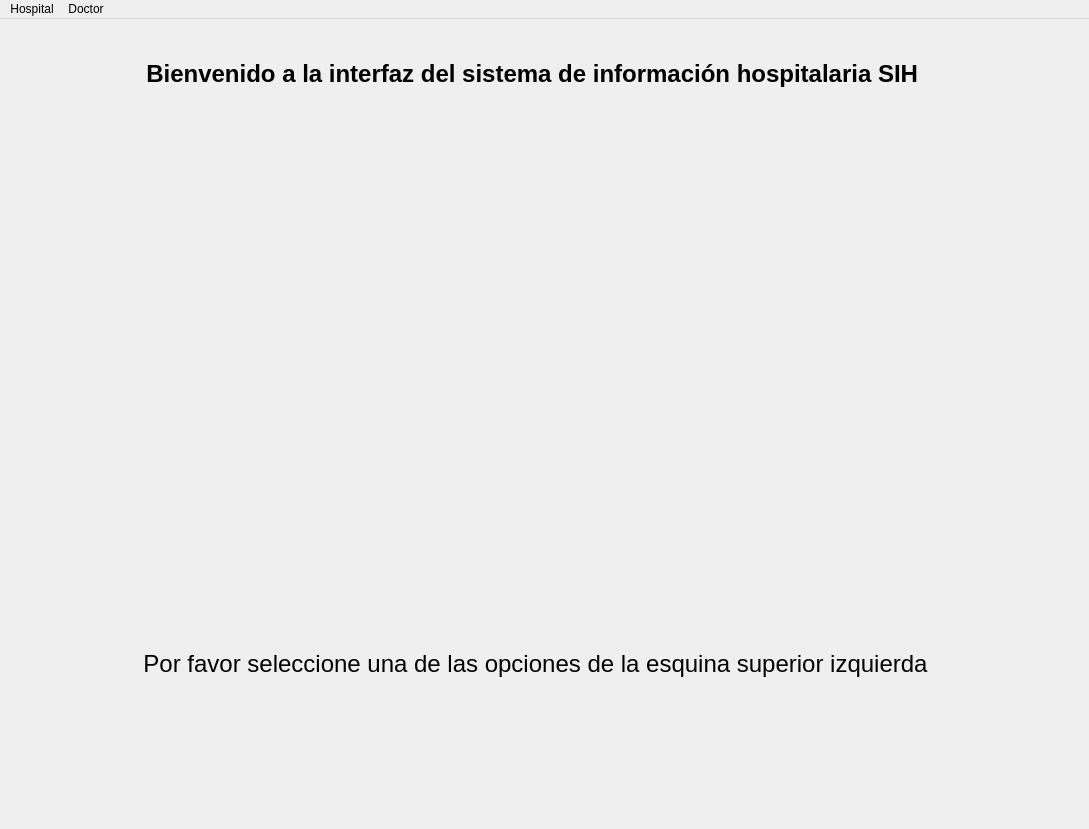
<?xml version="1.0" encoding="UTF-8"?>
<ui version="4.0">
 <class>main_window</class>
 <widget class="QMainWindow" name="main_window">
  <property name="geometry">
   <rect>
    <x>0</x>
    <y>0</y>
    <width>1089</width>
    <height>829</height>
   </rect>
  </property>
  <property name="windowTitle">
   <string>Sistema de información hospitalaria SIH</string>
  </property>
  <widget class="QWidget" name="centralwidget">
   <widget class="QLabel" name="welcome_sign">
    <property name="geometry">
     <rect>
      <x>0</x>
      <y>40</y>
      <width>1071</width>
      <height>31</height>
     </rect>
    </property>
    <property name="font">
     <font>
      <family>Arial</family>
     </font>
    </property>
    <property name="text">
     <string>&lt;html&gt;&lt;head/&gt;&lt;body&gt;&lt;p align=&quot;center&quot;&gt;&lt;span style=&quot; font-size:18pt; font-weight:600;&quot;&gt;Bienvenido a la interfaz del sistema de información hospitalaria SIH &lt;/span&gt;&lt;/p&gt;&lt;/body&gt;&lt;/html&gt;</string>
    </property>
   </widget>
   <widget class="QLabel" name="doctors_image">
    <property name="geometry">
     <rect>
      <x>190</x>
      <y>100</y>
      <width>721</width>
      <height>491</height>
     </rect>
    </property>
    <property name="text">
     <string/>
    </property>
    <property name="pixmap">
     <pixmap>doctores.jpg</pixmap>
    </property>
    <property name="scaledContents">
     <bool>true</bool>
    </property>
   </widget>
   <widget class="QLabel" name="instructions_sih">
    <property name="geometry">
     <rect>
      <x>0</x>
      <y>630</y>
      <width>1071</width>
      <height>31</height>
     </rect>
    </property>
    <property name="font">
     <font>
      <family>Arial</family>
     </font>
    </property>
    <property name="text">
     <string>&lt;html&gt;&lt;head/&gt;&lt;body&gt;&lt;p align=&quot;center&quot;&gt;&lt;span style=&quot; font-size:18pt;&quot;&gt;Por favor seleccione una de las opciones de la esquina superior izquierda&lt;/span&gt;&lt;/p&gt;&lt;/body&gt;&lt;/html&gt;</string>
    </property>
   </widget>
  </widget>
  <widget class="QMenuBar" name="menubar">
   <property name="geometry">
    <rect>
     <x>0</x>
     <y>0</y>
     <width>1089</width>
     <height>21</height>
    </rect>
   </property>
   <widget class="QMenu" name="menuHospital">
    <property name="title">
     <string>Hospital</string>
    </property>
    <addaction name="action_add_hospital"/>
   </widget>
   <widget class="QMenu" name="menu_doctor">
    <property name="title">
     <string>Doctor</string>
    </property>
    <widget class="QMenu" name="menu_search_doctor">
     <property name="title">
      <string>Buscar doctor</string>
     </property>
     <addaction name="action_search_by_dni"/>
     <addaction name="action_search_by_full_name"/>
    </widget>
    <addaction name="action_add_doctor"/>
    <addaction name="menu_search_doctor"/>
   </widget>
   <addaction name="menuHospital"/>
   <addaction name="menu_doctor"/>
  </widget>
  <action name="action_add_hospital">
   <property name="text">
    <string>Agregar hospital</string>
   </property>
  </action>
  <action name="actionBuscar_hospital">
   <property name="text">
    <string>Buscar hospital</string>
   </property>
  </action>
  <action name="action_add_doctor">
   <property name="text">
    <string>Añadir doctor</string>
   </property>
  </action>
  <action name="actionPor_dni">
   <property name="text">
    <string>Por dni</string>
   </property>
  </action>
  <action name="action_search_by_dni">
   <property name="text">
    <string>Por DNI</string>
   </property>
  </action>
  <action name="action_search_by_full_name">
   <property name="text">
    <string>Por nombre completo</string>
   </property>
  </action>
 </widget>
 <resources/>
 <connections/>
</ui>
